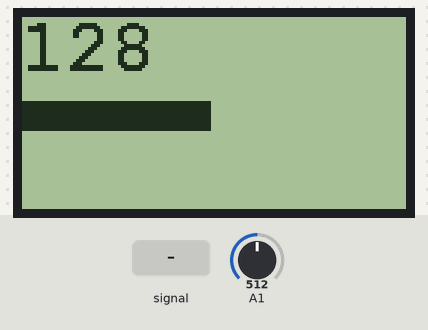
This program was run on a simulated Arduino Uno, built with avr-gcc and run on an emulated ATmega328P. Parts: 128×64 one-colour display. The inputs (shaded band) are chosen by the test bench; at power-on: A1 = 512.

Above: at 1.2 s.
1.3 s: A1 fed a 200 Hz sine of ±81 counts around its level
At 1.39 s:
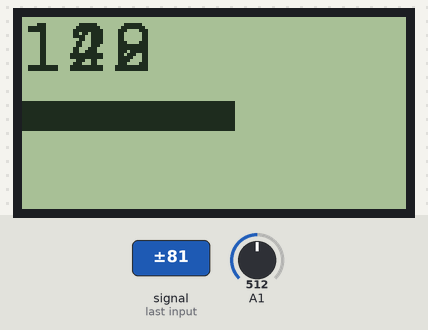
2.8 s: A1 set to 716
At 3.9 s:
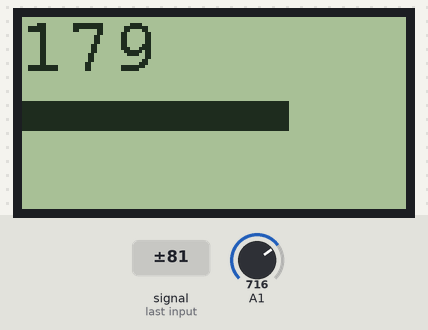
4.4 s: A1 fed a 1000 Hz sine of ±255 counts around its level
At 4.63 s:
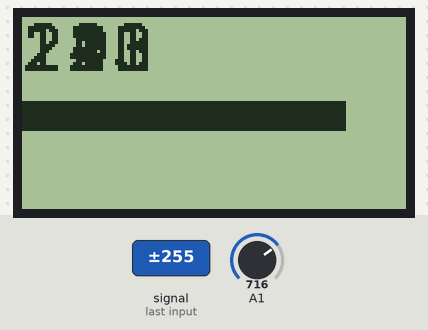
5.9 s: A1 set to 122
At 6.4 s:
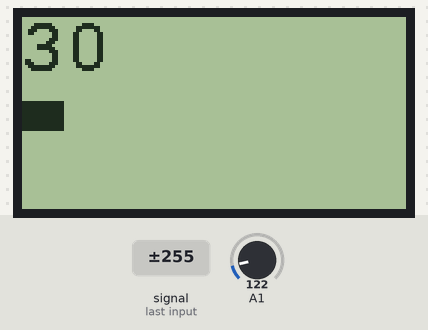
Timing chart, 0 to 8.4 s (numbered marks = the images above; inputs shaded):
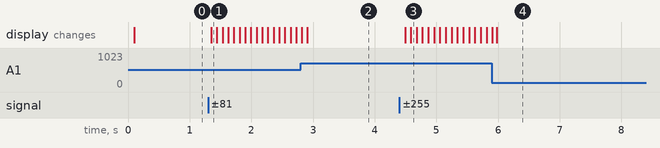

Measured:
- after the input at 1.3 s, the display: changes after 0.05 s (image 1)
- after the input at 4.4 s, the display: first changes after 0.09 s (image 3 shows a later state)

The program:

main.cpp
```cpp
#include "Arduino.h"
#include "U8glib.h"

// pio lib install "U8glib"

U8GLIB_ST7920_128X64_1X u8g(12, 11, 10);	// Enable, RW , RS
void draw();
void ST9720_Display();

char adcResult8[4]; // 8-bit (0 0 0 '\0')

void setup()
{
    ADCSRA = 0;
    ADMUX = 0;

    ADCSRA |= (1 << ADEN); // Enable ADC
    ADCSRA |= (1 << ADIE); // Enable ADC Interrupt

    // By default, the successive approximation circuitry requires an input clock frequency between 50kHz and 200kHz to get maximum resolution.
    // The Arduino Uno has a system clock of 16Mhz
    // 16,000,000 / 50,000 = 320
    // 16,000,000 / 200,000 = 80
    // Select prescaler between 80 and 320, prescaelr is 128
    ADCSRA |= (1 << ADPS2) | (1 << ADPS1) | (1 << ADPS0);

    ADMUX |= (1 << ADLAR); // ADC Left Adjust Result
    ADMUX |= (1 << MUX0); // pin = A1
    ADMUX |= (1 << REFS0); // AVCC with external capacitor at AREF pin

    ADCSRA |= (1 << ADSC); // Start Conversion

    Serial.begin(9600);
    u8g.setFont(u8g_font_8x13);
    u8g.setColorIndex(1); // pixel on
}

void draw() {
  u8g.setFont(u8g_font_courB18); // https://github.com/olikraus/u8glib/wiki/fontsize
  u8g.drawStr( 0, 18, adcResult8);
  byte val = map(ADCH, 0, 255, 0, 127);
  u8g.drawBox(0, 28, val, 10);
}

void ST9720_Display()
{
    u8g.firstPage();
    do {
        draw();
    } while( u8g.nextPage() );
}

void loop()
{
    ST9720_Display();
}

ISR(ADC_vect)
{
    //itoa(ADCH, adcResult, 10);
    itoa(ADCH, adcResult8, 10);
    ADCSRA |= (1 << ADSC);
}
```

main_10bit.cpp
```cpp
#include "Arduino.h"
#include "U8glib.h"

// pio lib install "U8glib"

U8GLIB_ST7920_128X64_1X u8g(12, 11, 10);	// Enable, RW , RS
void draw();
void ST9720_Display();

//char adcResult[4]; // 8-bit (0 0 0 '\0')
char adcResult[5]; // 10-bit (0 0 0 0 '\0')
uint16_t tenBitValue;

void setup()
{
    ADCSRA = 0;
    ADMUX = 0;

    ADCSRA |= (1 << ADEN); // Enable ADC
    ADCSRA |= (1 << ADIE); // Enable ADC Interrupt

    // By default, the successive approximation circuitry requires an input clock frequency between 50kHz and 200kHz to get maximum resolution.
    // The Arduino Uno has a system clock of 16Mhz
    // 16,000,000 / 50,000 = 320
    // 16,000,000 / 200,000 = 80
    // Select prescaler between 80 and 320, prescaelr is 128
    ADCSRA |= (1 << ADPS2) | (1 << ADPS1) | (1 << ADPS0);

    ADMUX |= (1 << ADLAR); // ADC Left Adjust Result
    ADMUX |= (1 << MUX0); // pin = A1
    ADMUX |= (1 << REFS0); // AVCC with external capacitor at AREF pin

    ADCSRA |= (1 << ADSC); // Start Conversion

    Serial.begin(9600);
    u8g.setFont(u8g_font_8x13);
    u8g.setColorIndex(1); // pixel on
}

void draw() {
  u8g.setFont(u8g_font_courB18); // https://github.com/olikraus/u8glib/wiki/fontsize
  u8g.drawStr(0, 18, adcResult); //
  byte val = map(tenBitValue, 0, 1023, 0, 127);
  u8g.drawBox(0, 28, val, 10);
}

void ST9720_Display()
{
    u8g.firstPage();
    do {
        draw();
    } while( u8g.nextPage() );
}

void loop()
{
    ST9720_Display();
}

ISR(ADC_vect)
{
    uint8_t theLow = ADCL;
    tenBitValue = ADCH << 2 |  theLow >> 6;
    itoa(tenBitValue, adcResult, 10);
    //Serial.println(tenBitValue);
    // 為什麼可變電阻調到最大時，LCD只有顯示到1021~1022
    // 因為LCD吃了一些電(不到參考電壓)，把LCD的電拔掉，用Serial Print出來就會有1023
    ADCSRA |= (1 << ADSC);
}
```
